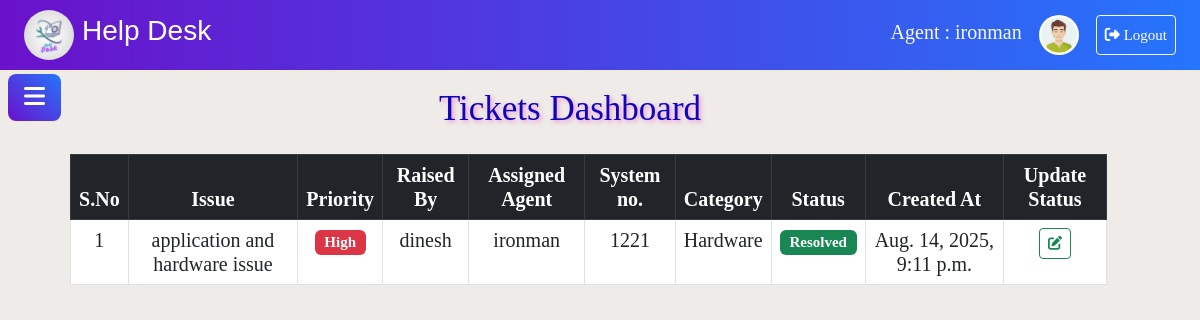
Screenshot of /Agent_dash (signed in) with the database file from the repository.
### admin_index/models.py (models this page shows, shortened)
class Agent(models.Model):
    agent_name=models.CharField(max_length=100)
    agent_id=models.IntegerField()
    email=models.CharField(max_length=100)
    password=models.CharField(max_length=20)
    def __str__(self):
        return self.agent_name

class Ticket(models.Model):
    STATUS_CHOICES = [
        ('Open', 'Open'),
        ('In Progress', 'In Progress'),
        ('Resolved', 'Resolved'),
        ('Closed', 'Closed'),
    ]
    CATEGORY_CHOICES = [
        ('Hardware', 'Hardware'),
        ('Software', 'Software'),
        ('Network', 'Network'),
        ('Other', 'Other'),
    ]
    PRIORITY_CHOICES = [
        ('Low', 'Low'),
        ('Medium', 'Medium'),
        ('High', 'High'),
        ('Urgent', 'Urgent'),
    ]
    tracking_data = models.JSONField(null=False, blank=False)
    title = models.CharField(max_length=200)
    description = models.TextField()
    user = models.ForeignKey(User, on_delete=models.CASCADE)
    assigned_agent = models.ForeignKey(Agent, on_delete=models.SET_NULL, null=True, blank=True)
    status = models.CharField(max_length=50, choices=STATUS_CHOICES, default='Open')
    category = models.CharField(max_length=50, choices=CATEGORY_CHOICES)
    priority = models.CharField(max_length=50, choices=PRIORITY_CHOICES, default='Low')
    attachment = models.FileField(upload_to='attachments/', null=True, blank=True)
    seen_by_admin = models.BooleanField(default=False)
    created_at = models.DateTimeField(auto_now_add=True)
    is_seen_by_agent = models.BooleanField(default=False)

class User(models.Model):
    user_name=models.CharField(max_length=100)
    user_id=models.ImageField()
    email=models.EmailField(max_length=100)
    sys_id=models.IntegerField()
    password=models.CharField(max_length=20)

### admin_index/views.py (the view)
# urls.py: path('Agent_dash', Agent_dashboard, name='Agent_dash'),
def Agent_dashboard(request):
    if 'agent_name' not in request.session:
        messages.error(request, 'Agent session was not created')
        return redirect('sign_in')
    agent_name = request.session['agent_name']
    agent = Agent.objects.get(agent_name=agent_name)
    assigned_tickets = Ticket.objects.filter(assigned_agent=agent).order_by('-created_at')
    ticket_details = None
    if assigned_tickets.exists():
        ticket_details = assigned_tickets.first()  # Or choose based on your logic
    return render(request, 'Dashboard/Agent_dashboard.html', {
        'agent_name': agent_name,
        'agent': agent,
        'assigned_tickets': assigned_tickets,
        'ticket_details': ticket_details,  # Pass to template for modal
    })

### admin_index/templates/Dashboard/Agent_dashboard.html (shortened to what this page needs)
{% load static %}
<!DOCTYPE html>
<html lang="en">
<head>
    <link rel="stylesheet" href="https://cdn.jsdelivr.net/npm/bootstrap@5.3.0/dist/css/bootstrap.min.css">
    <link rel="stylesheet" href="https://cdnjs.cloudflare.com/ajax/libs/font-awesome/6.7.2/css/all.min.css"
 />
    <link rel="stylesheet" href="{% static 'css/agent.css' %}">
</head>
<body class="d-flex flex-column min-vh-100" style="background-color: rgb(238, 235, 232);">
    <nav class="navbar navbar-expand-lg px-4 gradient-navbar">
         <img src="{% static 'favicon/favicon.ico' %}" style="border-radius: 50px;" alt="" width="50px" height="50">
        <h3 class="ms-2" style="font-family: 'Gabarito', sans-serif;font-weight: 400;font-style: normal;">Help Desk</h3>
        <div class="ms-auto">
            {% if agent %}
            <span class="text-light fs-5">Agent : {{ agent }}</span>
            <button class="btn" type="button" data-bs-toggle="offcanvas" data-bs-target="#offcanvasWithBothOptions"
            aria-controls="offcanvasWithBothOptions"><img src="{% static 'profile.png' %}"
                width="40px" height="40" style="border-radius: 30px;" alt="">
            </button>
            <button class="btn btn-outline-light btn-sm p-2" data-bs-toggle="modal" data-bs-target="#logoutModal"><i
                    class="fa-solid fa-right-from-bracket me-1" style="font-size: 15px;"></i><span
                    style="font-size: 15px;">Logout</span>
            </button>
            {% endif %}
        </div>
    </nav>
    <button class="btn btn-secondary toggle-btn ms-2 mt-4" type="button" data-bs-toggle="offcanvas"
        data-bs-target="#staticBackdrop" aria-controls="staticBackdrop">
        <i class="fa-solid fa-bars bar-icon fs-4"></i>
    </button>
    <main class="flex-grow-1 p-4 mt-3">
        <div class="content-section active mt-5" id="dashboard">
            <h1 class="text-center"
                style="margin-right: 60px; font-size: 35px; color: rgb(17, 5, 187);text-shadow: 2px 2px 4px rgb(238, 149, 207);">
                Tickets Dashboard
            </h1>
            <table class="table table-bordered text-center mt-4 h5" style="margin-left: 4%; width: 90%;">
                <thead class="table-dark text-center">
                    <tr>
                        <th>S.No</th>
                        <th>Issue</th>
                        <th>Priority</th>
                        <th>Raised By</th>
                        <th>Assigned Agent</th>
                        <th>System no.</th>
                        <th>Category</th>
                        <th>Status</th>
                        <th>Created At</th>
                        <th>Update Status</th>
                    </tr>
                </thead>
                <tbody class="text-center">
                    {% for ticket in assigned_tickets %}
                    <tr>
                        <td>{{ forloop.counter }}</td>
                        <td>{{ ticket.title }}</td>
                        <td>
                            {% if ticket.priority|lower == 'low' %}
                            <span class="badge bg-success ">
                                Low
                            </span>
                            {% elif ticket.priority|lower == 'medium' %}
                            <span class="badge bg-warning text-dark ">
                                Medium
                            </span>
                            {% elif ticket.priority|lower == 'high' %}
                            <span class="badge bg-danger">
                                High
                            </span>
                            {% elif ticket.priority|lower == 'urgent' %}
                            <span class="badge bg-danger">
                                Urgent
                            </span>
                            {% else %}
                            <span class="badge bg-secondary">
                                <i class="fa-solid fa-question-circle me-1"></i> {{ ticket.priority }}
                            </span>
                            {% endif %}
                        </td>
                        <td>{{ ticket.user.user_name }}</td>
                        <td>{{ ticket.assigned_agent.agent_name }}</td>
                        <td>{{ ticket.user.sys_id }}</td>
                        <td>{{ ticket.category }}</td>
                        <td>
                            {% if ticket.status == "Open" %}
                            <span class="badge bg-warning text-dark">Open</span>
                            {% elif ticket.status == "In Progress" %}
                            <span class="badge bg-primary">In Progress</span>
                            {% elif ticket.status == "Resolved" %}
                            <span class="badge bg-success">Resolved</span>
                            {% elif ticket.status == "Closed" %}
                            <span class="badge bg-secondary">Closed</span>
                            {% else %}
                            <span class="badge bg-light text-dark">{{ ticket.status }}</span>
                            {% endif %}
                        </td>
                        <td>{{ ticket.created_at }}</td>
                        <td>
                            <button class="btn btn-outline-success btn-sm" type="button"
                                data-bs-toggle="modal"
                                data-bs-target="#staticBackdrop{{ ticket.id }}" data-ticket-id="{{ ticket.id }}"
                                data-bs-toggle="tooltip" data-bs-placement="bottom"
                                data-bs-title="If you want to update Ticket Status">
                                <i class="fa-solid fa-pen-to-square"></i>
                            </button>
                        </td>
                    </tr>
                    {% empty %}
                    <tr>
                        <td colspan="9" class="text-muted">No assigned tickets found.</td>
                    </tr>
                    {% endfor %}
                </tbody>
            </table>
        </div>
    </main>
</body>
</html>

### admin_index/static/css/agent.css (style rules this page uses)
body { margin: 0; padding: 0; font-family: 'Times New Roman', Times, serif; }
.gradient-navbar { background: linear-gradient(90deg, #6a11cb, #2575fc); color: white; position: fixed; width: 100%; }
.gradient-navbar .navbar-brand, .gradient-navbar .nav-link, .gradient-navbar .text-light, .gradient-navbar .btn-outline-light { color: #ffffff; }
.toggle-btn { position: fixed; top: 50px; }
.toggle-btn { background: linear-gradient(45deg, #6a11cb, #2575fc); color: white; border: none; transition: all 0.3s ease; padding: 0.6rem 1rem; border-radius: 0.5rem; }
.bar-icon { transition: transform 0.3s ease; }
.content-section { animation: fadeIn 0.7s ease; }

### rows the page displays
Agent: agent_name "ironman"
Ticket: title "application and hardware issue", priority "High", user.user_name "dinesh", assigned_agent.agent_name "ironman", user.sys_id "1221", category "Hardware", status "Resolved", created_at "Aug. 14, 2025, 9:11 p.m."
